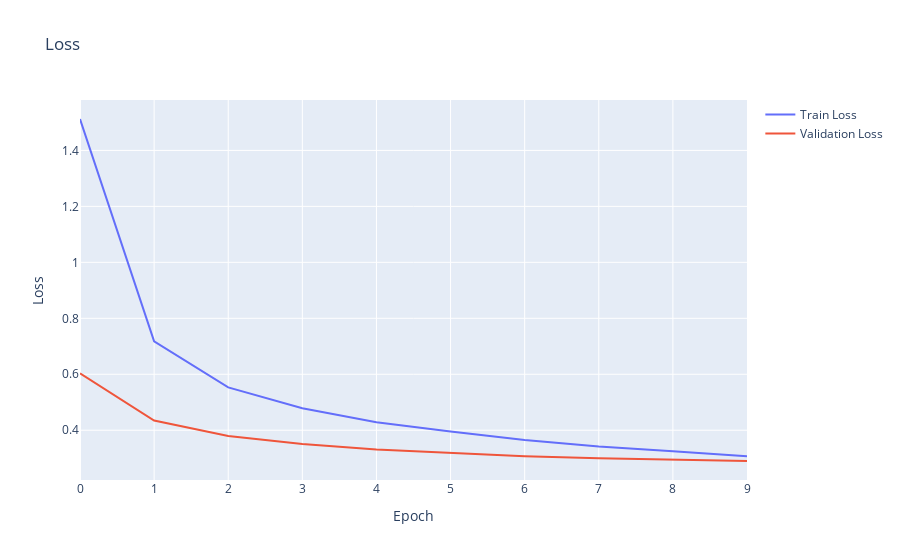
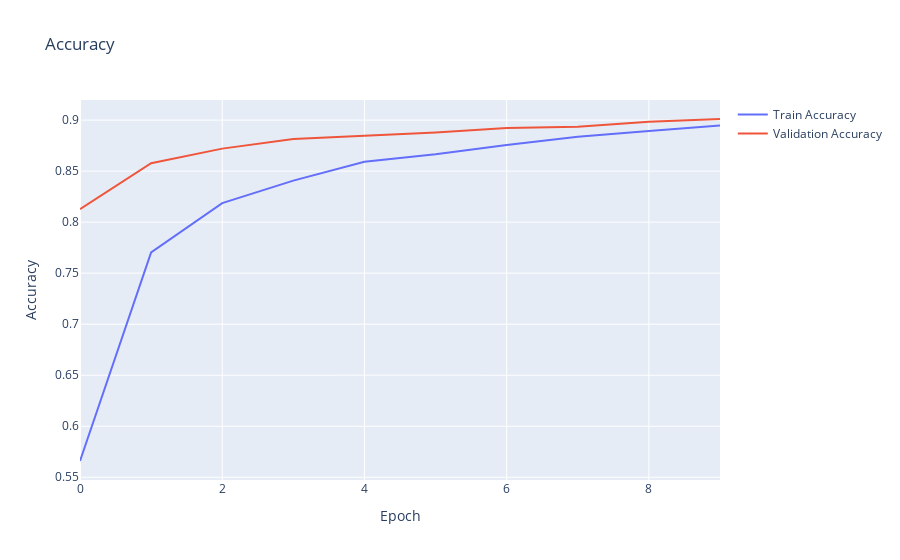

Source (notebook cell) for these figures, in order:
### Code cell
fig_loss = go.Figure()
fig_loss.add_trace(go.Scatter(y=history.history['loss'], mode='lines', name='Train Loss'))
fig_loss.add_trace(go.Scatter(y=history.history['val_loss'], mode='lines', name='Validation Loss'))
fig_loss.update_layout(title='Loss', xaxis_title='Epoch', yaxis_title='Loss')
fig_loss.show()

fig_acc = go.Figure()
fig_acc.add_trace(go.Scatter(y=history.history['accuracy'], mode='lines', name='Train Accuracy'))
fig_acc.add_trace(go.Scatter(y=history.history['val_accuracy'], mode='lines', name='Validation Accuracy'))
fig_acc.update_layout(title='Accuracy', xaxis_title='Epoch', yaxis_title='Accuracy')
fig_acc.show()

### Figure 1 — Plotly figure (JSON) as saved in the notebook; plotly's stock layout.template omitted (floating-point values rounded to 4 significant figures)
{"data": [{"mode": "lines", "name": "Train Loss", "type": "scatter", "y": [1.512, 0.7179, 0.5532, 0.4788, 0.4287, 0.3952, 0.3651, 0.3415, 0.3253, 0.3074]}, {"mode": "lines", "name": "Validation Loss", "type": "scatter", "y": [0.603, 0.4348, 0.3795, 0.3512, 0.3313, 0.3199, 0.307, 0.2999, 0.2949, 0.2901]}], "layout": {"title": {"text": "Loss"}, "xaxis": {"title": {"text": "Epoch"}}, "yaxis": {"title": {"text": "Loss"}}}}

### Figure 2 — Plotly figure (JSON) as saved in the notebook; plotly's stock layout.template omitted (floating-point values rounded to 4 significant figures)
{"data": [{"mode": "lines", "name": "Train Accuracy", "type": "scatter", "y": [0.5659, 0.7703, 0.8187, 0.8407, 0.8591, 0.8665, 0.8757, 0.8837, 0.8893, 0.8947]}, {"mode": "lines", "name": "Validation Accuracy", "type": "scatter", "y": [0.8128, 0.8578, 0.872, 0.8814, 0.8847, 0.8879, 0.8922, 0.8934, 0.8983, 0.9011]}], "layout": {"title": {"text": "Accuracy"}, "xaxis": {"title": {"text": "Epoch"}}, "yaxis": {"title": {"text": "Accuracy"}}}}
